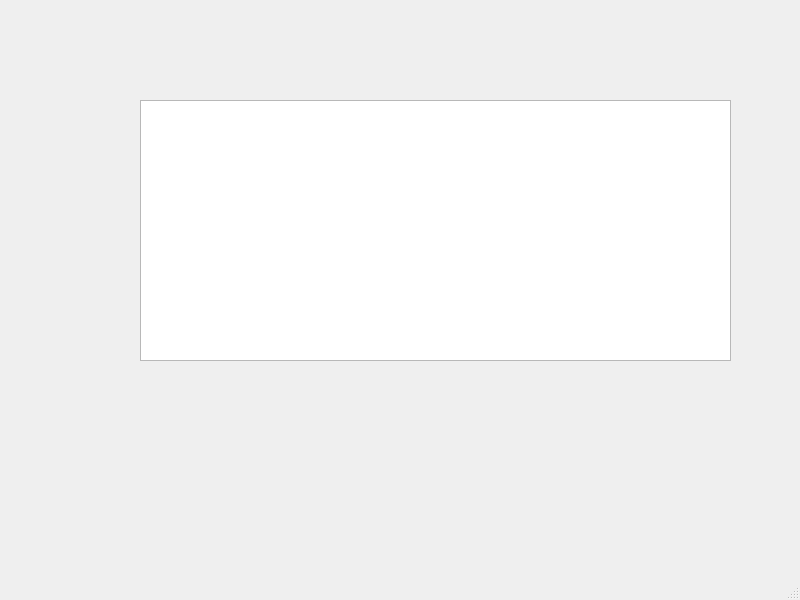
<?xml version="1.0" encoding="UTF-8"?>
<ui version="4.0">
 <class>MainWindow</class>
 <widget class="QMainWindow" name="MainWindow">
  <property name="geometry">
   <rect>
    <x>0</x>
    <y>0</y>
    <width>800</width>
    <height>600</height>
   </rect>
  </property>
  <property name="windowTitle">
   <string>MainWindow</string>
  </property>
  <widget class="QWidget" name="centralwidget">
   <widget class="QTableWidget" name="tableWidget">
    <property name="geometry">
     <rect>
      <x>140</x>
      <y>100</y>
      <width>591</width>
      <height>261</height>
     </rect>
    </property>
   </widget>
  </widget>
  <widget class="QMenuBar" name="menubar">
   <property name="geometry">
    <rect>
     <x>0</x>
     <y>0</y>
     <width>800</width>
     <height>21</height>
    </rect>
   </property>
  </widget>
  <widget class="QStatusBar" name="statusbar"/>
 </widget>
 <resources/>
 <connections/>
</ui>
